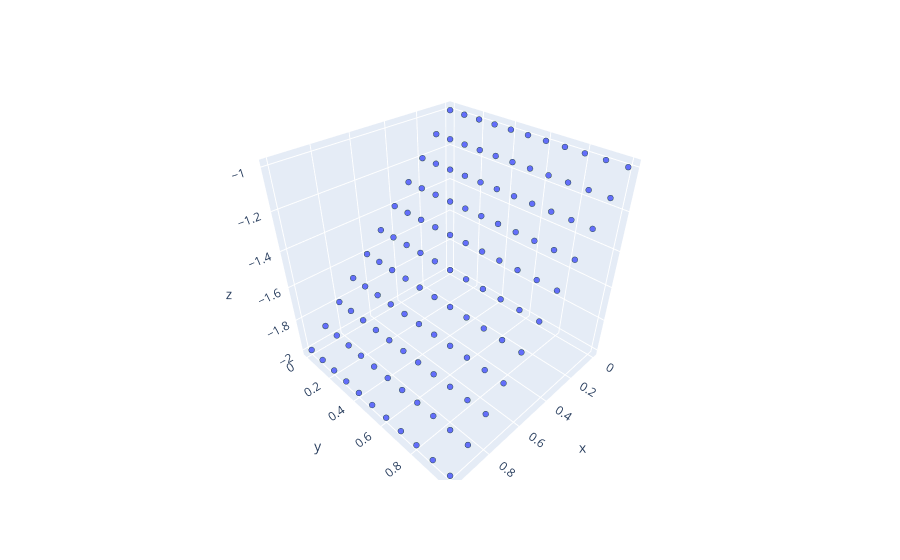

Notebook code cell kept with this figure:
### Code cell
p1.plot()

### Figure 1 — Plotly figure (JSON) as saved in the notebook; plotly's stock layout.template omitted (floating-point values rounded to 4 significant figures)
{"data": [{"hovertemplate": "x=%{x}<br>y=%{y}<br>z=%{z}<extra></extra>", "legendgroup": "", "marker": {"color": "#636efa", "line": {"color": "DarkSlateGrey", "width": 2}, "size": 2, "symbol": "circle"}, "mode": "markers", "name": "", "scene": "scene", "showlegend": false, "type": "scatter3d", "x": [0, 0, 0, 0, 0, 0, 0, 0, 0, 0, 0, 0.1, 0.1, 0.1, 0.1, 0.1, 0.1, 0.1, 0.1, 0.1, 0.1, 0.1, 0.2, 0.2, 0.2, 0.2, 0.2, 0.2, 0.2, 0.2, 0.2, 0.2, 0.2, 0.3, 0.3, 0.3, 0.3, 0.3, 0.3, 0.3, 0.3, 0.3, 0.3, 0.3, 0.4, 0.4, 0.4, 0.4, 0.4, 0.4, 0.4, 0.4, 0.4, 0.4, 0.4, 0.5, 0.5, 0.5, 0.5, 0.5, 0.5, 0.5, 0.5, 0.5, 0.5, 0.5, 0.6, 0.6, 0.6, 0.6, 0.6, 0.6, 0.6, 0.6, 0.6, 0.6, 0.6, 0.7, 0.7, 0.7, 0.7, 0.7, 0.7, 0.7, 0.7, 0.7, 0.7, 0.7, 0.8, 0.8, 0.8, 0.8, 0.8, 0.8, 0.8, 0.8, 0.8, 0.8, 0.8, 0.9, 0.9, 0.9, 0.9, 0.9, 0.9, 0.9, 0.9, 0.9, 0.9, 0.9, 1, 1, 1, 1, 1, 1, 1, 1, 1, 1, 1], "y": [0, 0.1, 0.2, 0.3, 0.4, 0.5, 0.6, 0.7, 0.8, 0.9, 1, 0, 0.1, 0.2, 0.3, 0.4, 0.5, 0.6, 0.7, 0.8, 0.9, 1, 0, 0.1, 0.2, 0.3, 0.4, 0.5, 0.6, 0.7, 0.8, 0.9, 1, 0, 0.1, 0.2, 0.3, 0.4, 0.5, 0.6, 0.7, 0.8, 0.9, 1, 0, 0.1, 0.2, 0.3, 0.4, 0.5, 0.6, 0.7, 0.8, 0.9, 1, 0, 0.1, 0.2, 0.3, 0.4, 0.5, 0.6, 0.7, 0.8, 0.9, 1, 0, 0.1, 0.2, 0.3, 0.4, 0.5, 0.6, 0.7, 0.8, 0.9, 1, 0, 0.1, 0.2, 0.3, 0.4, 0.5, 0.6, 0.7, 0.8, 0.9, 1, 0, 0.1, 0.2, 0.3, 0.4, 0.5, 0.6, 0.7, 0.8, 0.9, 1, 0, 0.1, 0.2, 0.3, 0.4, 0.5, 0.6, 0.7, 0.8, 0.9, 1, 0, 0.1, 0.2, 0.3, 0.4, 0.5, 0.6, 0.7, 0.8, 0.9, 1], "z": [-1, -1, -1, -1, -1, -1, -1, -1, -1, -1, -1, -1.1, -1.1, -1.1, -1.1, -1.1, -1.1, -1.1, -1.1, -1.1, -1.1, -1.1, -1.2, -1.2, -1.2, -1.2, -1.2, -1.2, -1.2, -1.2, -1.2, -1.2, -1.2, -1.3, -1.3, -1.3, -1.3, -1.3, -1.3, -1.3, -1.3, -1.3, -1.3, -1.3, -1.4, -1.4, -1.4, -1.4, -1.4, -1.4, -1.4, -1.4, -1.4, -1.4, -1.4, -1.5, -1.5, -1.5, -1.5, -1.5, -1.5, -1.5, -1.5, -1.5, -1.5, -1.5, -1.6, -1.6, -1.6, -1.6, -1.6, -1.6, -1.6, -1.6, -1.6, -1.6, -1.6, -1.7, -1.7, -1.7, -1.7, -1.7, -1.7, -1.7, -1.7, -1.7, -1.7, -1.7, -1.8, -1.8, -1.8, -1.8, -1.8, -1.8, -1.8, -1.8, -1.8, -1.8, -1.8, -1.9, -1.9, -1.9, -1.9, -1.9, -1.9, -1.9, -1.9, -1.9, -1.9, -1.9, -2, -2, -2, -2, -2, -2, -2, -2, -2, -2, -2]}], "layout": {"legend": {"tracegroupgap": 0}, "margin": {"t": 60}, "scene": {"domain": {"x": [0, 1], "y": [0, 1]}, "xaxis": {"title": {"text": "x"}}, "yaxis": {"title": {"text": "y"}}, "zaxis": {"title": {"text": "z"}}}}}
